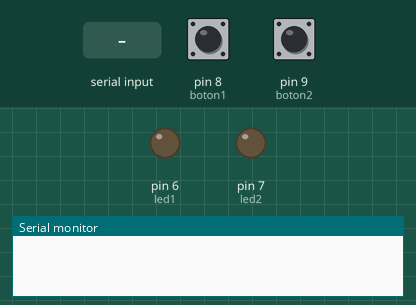
Simulated run of this sketch. Board: Arduino Uno, built with avr-gcc and run on an emulated ATmega328P. Shown: output pins drawn as LEDs (lit = HIGH), the last lines printed to the serial monitor. The test bench sets the inputs (shaded band); at power-on: pin 8 (boton1) HIGH, pin 9 (boton2) HIGH.

Above: at 1.2 s.
1.3 s: pin 8 (boton1) pulled LOW for 0.15 s
At 2.5 s:
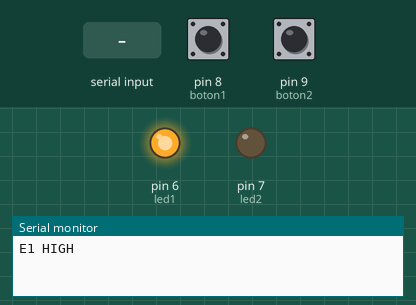
2.9 s: pin 9 (boton2) pulled LOW for 0.15 s
At 3.9 s:
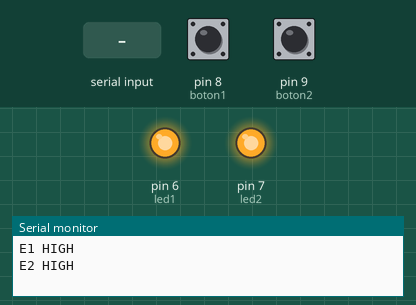
4.5 s: "1" received over Serial
At 5.2 s:
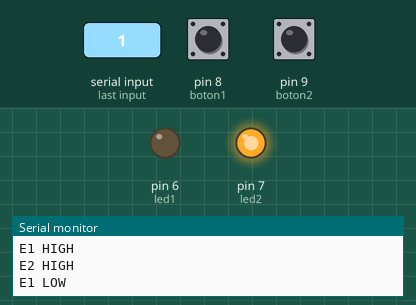
6.0 s: "2" received over Serial
At 6.3 s:
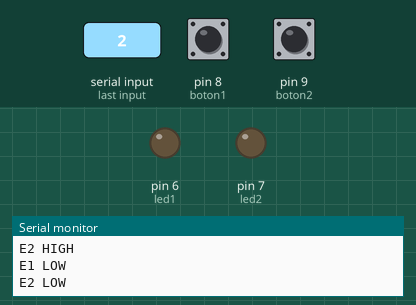
7.5 s: pin 8 (boton1) pulled LOW for 1 s
At 8.6 s:
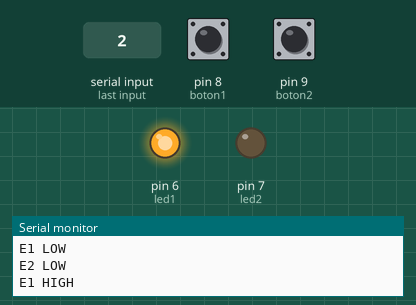
Timing chart, 0 to 10.5 s (numbered marks = the images above; inputs shaded):
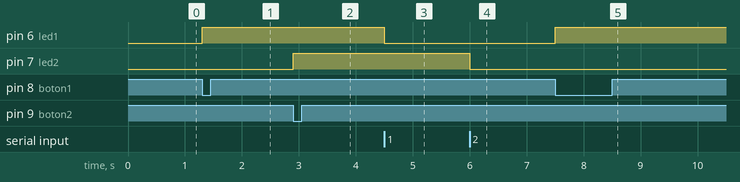

Measured:
- after the input at 1.3 s, pin 6 (led1): LOW → HIGH at once
- after the input at 2.9 s, pin 7 (led2): LOW → HIGH at once
- after the input at 4.5 s, pin 6 (led1): HIGH → LOW at once
- after the input at 6.0 s, pin 7 (led2): HIGH → LOW at once
- after the input at 7.5 s, pin 6 (led1): LOW → HIGH at once

The sketch:

ArduinoCode.ino
```cpp
#define led1 6
#define led2 7

#define boton1 8
#define boton2 9

bool estadoLed1 = false;
bool estadoLed2 = false;

bool estadoBoton1Anterior = true; // Estado inicial suponiendo botones no presionados
bool estadoBoton2Anterior = true;

void setup() {
  Serial.begin(9600);

  pinMode(led1, OUTPUT);
  pinMode(led2, OUTPUT);
  pinMode(boton1, INPUT_PULLUP);
  pinMode(boton2, INPUT_PULLUP);

  digitalWrite(led1, LOW);
  digitalWrite(led2, LOW);
}

void loop()
{
  // Leer el estado actual de los botones
  bool estadoBoton1Actual = digitalRead(boton1);
  bool estadoBoton2Actual = digitalRead(boton2);

  // Detectar flancos descendentes (botón presionado)
  if (!estadoBoton1Actual && estadoBoton1Anterior)
  {
    // Cambiar el estado del LED 1
    estadoLed1 = !estadoLed1;
    digitalWrite(led1, estadoLed1 ? HIGH : LOW); //El comando estadoLEd1 ? HIGH : LOW hace que sí estadoLed1 es verdadero escribe HIGH sino un LOW, es como una abreviación del los if else if

    // Enviar mensaje a Processing
    Serial.println(estadoLed1 ? "E1 HIGH" : "E1 LOW");
  }

  if (!estadoBoton2Actual && estadoBoton2Anterior)
  {
    // Cambiar el estado del LED 2
    estadoLed2 = !estadoLed2;
    digitalWrite(led2, estadoLed2 ? HIGH : LOW);

    // Enviar mensaje a Processing
    Serial.println(estadoLed2 ? "E2 HIGH" : "E2 LOW");
  }

  // Actualizar los estados anteriores de los botones
  estadoBoton1Anterior = estadoBoton1Actual;
  estadoBoton2Anterior = estadoBoton2Actual;

  // Procesar comandos recibidos desde Processing
  if (Serial.available() > 0) {
    char comando = Serial.read();

    switch (comando) {
      case '1': // Apagar LED1
        estadoLed1 = false;
        digitalWrite(led1, LOW);
        Serial.println("E1 LOW");
        break;

      case '2': // Apagar LED2
        estadoLed2 = false;
        digitalWrite(led2, LOW);
        Serial.println("E2 LOW");
        break;

      default:
        // Mensaje desconocido (puedes usar para debugging)
        Serial.println("Comando no reconocido");
        break;
    }
  }
}
```
